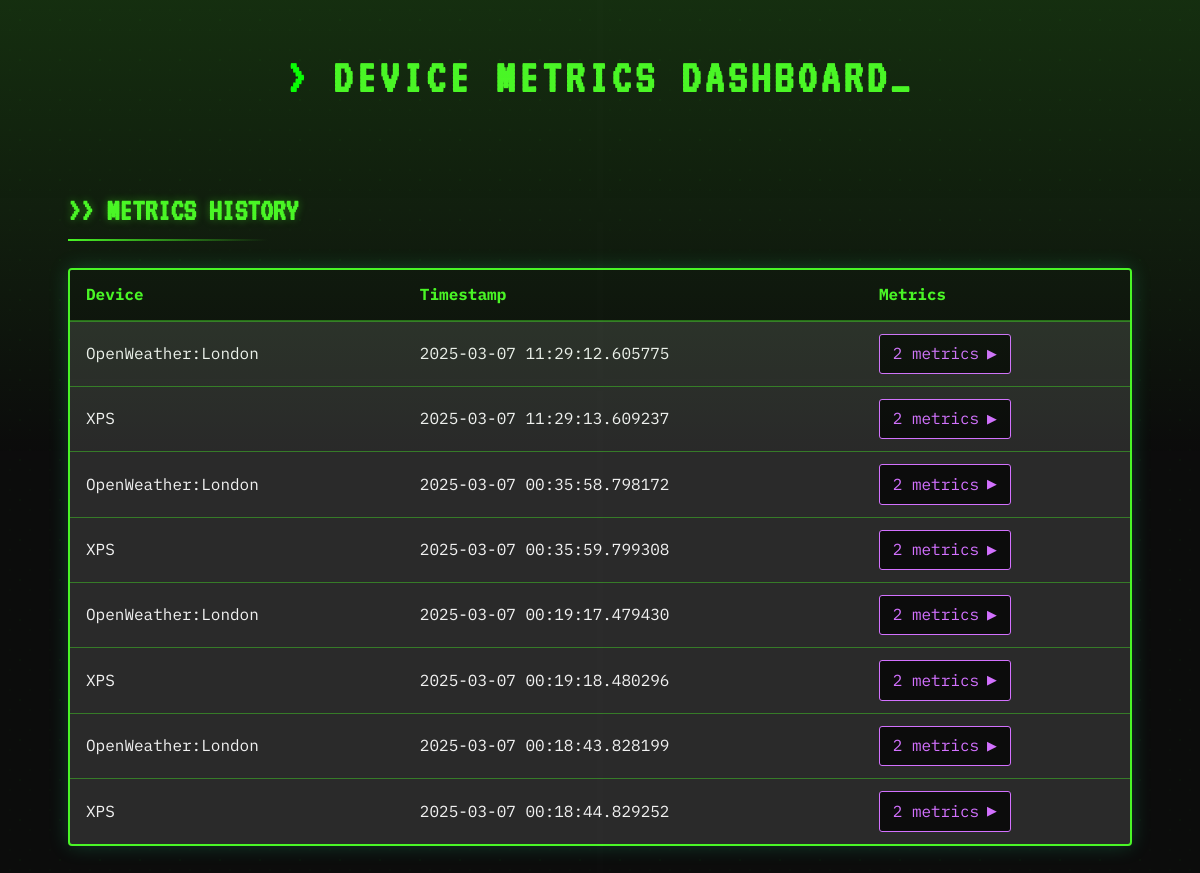
Screenshot of /all with the database file from the repository.
### application/models.py (models this page shows, shortened)
class MetricSnapshot(Base):
    __tablename__ = "metric_snapshot"
    id = Column(Integer, primary_key=True)
    device_id = Column(Integer, ForeignKey("device.id"), nullable=False)
    timestamp = Column(DateTime, default=utc_now)
    metrics = relationship(
        "Metric",
        backref="snapshot",
        lazy=True,
        cascade="all, delete-orphan",
    )

class Device(Base):
    __tablename__ = "device"
    id = Column(Integer, primary_key=True)
    name = Column(String, nullable=False, unique=True)
    snapshots = relationship(
        "MetricSnapshot",
        backref="device",
        lazy=True,
        cascade="all, delete-orphan",
    )

### application/main.py (the view)
    @app_route("/all", "/history")
    def route_history(self: Self) -> str:
        with self.db:
            snapshots: list[MetricSnapshot] = self.db.get_snapshots(desc=True)
            return render_template("history.html", snapshots=snapshots)

### application/common/util.py (called while the page is built)
def app_route(*args: str, **kwargs: Any) -> Callable:  # noqa: ANN401
    def decorator(func: Callable) -> Callable:
        func.routes = args  # type: ignore[attr-defined]
        func.kwargs = kwargs  # type: ignore[attr-defined]
        @wraps(func)
        def wrapper(self: Any) -> str:  # noqa: ANN401
            current_app.logger.info("Route accessed: %s", args)
            return func(self)
        return wrapper
    return decorator

### application/config/logging_config.py (called while the page is built)
    def format(self, record: logging.LogRecord) -> str:
        if self.fmt is not None:
            cslen: int = len("<colorstart>")
            celen: int = len("<colorend>")
            cs: int = self.fmt.find("<colorstart>")
            ce: int = self.fmt.find("<colorend>")
            if cs != -1 and ce != -1:
                fmt = (
                    f"{self.fmt[:cs]}"
                    f"{StdFormatter.COLORS[record.levelno]}"
                    f"{self.fmt[cs + cslen : ce]}"
                    "\033[0;0m"
                    f"{self.fmt[ce + celen :]}"
                )
        return logging.Formatter(fmt, datefmt=self.datefmt).format(record)

    def format(self, record: logging.LogRecord) -> str:
        entry: dict[str, str] = {}
        keys = self.keys.copy()
        if keys.pop("message", None) is not None:
            entry["message"] = record.getMessage()
        if keys.pop("timestamp", None) is not None:
            entry["timestamp"] = dt.datetime.fromtimestamp(
                record.created,
                tz=dt.timezone.utc,
            ).isoformat()
        entry.update(
            {key: getattr(record, val) for key, val in keys.items()},
        )
        if record.exc_info is not None:
            entry["exception"] = self.formatException(record.exc_info)
        if record.stack_info is not None:
            entry["stack_info"] = self.formatStack(record.stack_info)
        return json.dumps(entry, default=str)

    def filter(self, record: logging.LogRecord) -> bool:
        return record.levelno < logging.WARNING

### application/db.py (called while the page is built)
    def __enter__(self) -> AppContext:
        self.context = self.app.app_context()
        return self.context.__enter__()

    def __exit__(
        self: Self,
        exc_type: type[BaseException] | None,
        exc_val: BaseException | None,
        exc_tb: TracebackType | None,
    ) -> None:
        if self.context is not None:
            self.context.__exit__(exc_type, exc_val, exc_tb)
        self.context = None

### application/templates/history.html (shortened to what this page needs)
{% extends "base.html" %}
{% block additional_css %}
<link rel="stylesheet" href="../static/css/history.css" />
{% endblock %}
{% block content %}
<div id="history">
    <h2 class="history__title">Metrics History</h2>
    <div class="history__table-container">
        <table class="history__table">
            <thead>
                <tr>
                    <th>Device</th>
                    <th>Timestamp</th>
                    <th>Metrics</th>
                </tr>
            </thead>
            <tbody>
                {% for s in snapshots %}
                <tr>
                    <td>{{ s.device.name }}</td>
                    <td>{{ s.timestamp }}</td>
                    <td class="metrics-cell">
                        <label
                            for="modal-trigger-{{ loop.index }}"
                            class="metrics-btn">
                            {{ s.metrics|length }} metrics
                            <span class="metrics-btn-icon">▶</span>
                        </label>
                    </td>
                </tr>
                {% endfor %}
            </tbody>
        </table>
    </div>
</div>
{% endblock %}

### application/templates/base.html (shortened to what this page needs)
<!DOCTYPE html>
<html lang="en">
    <head>
        <link rel="stylesheet" href="../static/css/base.css" />
        {% block additional_css %}{% endblock %}
    </head>
    <body>
        <header>
            <h1>Device Metrics Dashboard</h1>
        </header>
        <main>{% block content %}{% endblock %}</main>
    </body>
</html>

### application/static/css/base.css (style rules this page uses)
:root { --terminal-black: #0c0c0c; --terminal-green: #4af626; --terminal-bright-green: #00ff00; --terminal-dim-green: rgba(74, 246, 38, 0.4); --terminal-grey: #2a2a2a; --terminal-white: #f2f2f2; --terminal-purple: #d371ff; --terminal-dim-purple: rgba(211, 113, 255, 0.4); --terminal-red: #ff3c41; --scanline-alpha: 0.15; --noise-opacity: 0.05; }
* { box-sizing: border-box; margin: 0; padding: 0; }
body { font-family: "IBM Plex Mono", monospace; background: var(--terminal-black); color: var(--terminal-green); padding: 20px; position: relative; min-height: 100vh; line-height: 1.6; overflow-x: hidden; background-image: radial-gradient(rgba(0, 255, 0, 0.03) 1px, transparent 1px), radial-gradient(rgba(0, 255, 0, 0.02) 1px, transparent 1px); background-size: 40px 40px, 20px 20px; background-position: 0 0, 20px 20px; }
body::before { content: ""; position: fixed; top: 0; left: 0; width: 100%; height: 100%; background: linear-gradient(transparent 50%, rgba(0, 0, 0, 0.05) 50%); background-size: 100% 4px; pointer-events: none; z-index: 10; }
body::after { content: ""; position: fixed; top: 0; left: 0; width: 100%; height: 100%; background: linear-gradient(rgba(74, 246, 38, var(--scanline-alpha)), transparent 50%); animation: scanline 8s linear infinite; pointer-events: none; z-index: 11; }
body::before { content: ""; position: fixed; top: 0; left: 0; width: 100%; height: 100%; opacity: var(--noise-opacity); pointer-events: none; z-index: 9; mix-blend-mode: overlay; }
header { text-align: center; padding: 20px; margin-bottom: 30px; position: relative; }
h1 { font-family: "VT323", monospace; margin: 0; font-size: 3rem; text-transform: uppercase; letter-spacing: 4px; color: var(--terminal-green); position: relative; }
h1::before { content: "> "; color: var(--terminal-bright-green); }
h1::after { content: "_"; animation: blink 2s infinite; }

### application/static/css/history.css (style rules this page uses)
#history { padding: 1em 3em; margin: 2em auto; max-width: 1400px; }
.history__title { font-family: "VT323", monospace; font-size: 2rem; margin-bottom: 1em; color: var(--terminal-green); text-shadow: 0 0 8px var(--terminal-dim-green); text-transform: uppercase; position: relative; }
.history__title::before { content: ">> "; color: var(--terminal-green); }
.history__title::after { content: ""; position: absolute; bottom: -5px; left: 0; width: 200px; height: 2px; background: linear-gradient(90deg, var(--terminal-green), transparent); }
.history__table-container { background: var(--terminal-grey); border: 2px solid var(--terminal-green); border-radius: 4px; box-shadow: 0 0 20px rgba(38, 255, 161, 0.2); overflow-x: auto; padding: 0; position: relative; }
.history__table { width: 100%; border-collapse: collapse; font-family: "IBM Plex Mono", monospace; color: var(--terminal-white); table-layout: auto; }
.history__table thead { background-color: var(--terminal-black); }
.history__table th { padding: 0.75em 1em; text-align: left; color: var(--terminal-green); border-bottom: 2px solid var(--terminal-dim-green); font-weight: bold; white-space: nowrap; }
.history__table td { padding: 0.75em 1em; border-bottom: 1px solid var(--terminal-dim-green); }
.history__table tbody tr:last-child td { border-bottom: none; }
.metrics-btn { font-family: "IBM Plex Mono", monospace; background-color: var(--terminal-black); color: var(--terminal-purple); border: 1px solid var(--terminal-purple); padding: 0.4em 0.8em; border-radius: 3px; cursor: pointer; display: inline-flex; align-items: center; gap: 0.5em; transition: all 0.2s ease; white-space: nowrap; }
.metrics-btn-icon { font-size: 0.8em; transition: transform 0.2s ease; }

### rows the page displays
MetricSnapshot: device.name "OpenWeather:London", timestamp "2025-03-07 11:29:12.605775", metrics|length "2"
MetricSnapshot: device.name "XPS", timestamp "2025-03-07 11:29:13.609237", metrics|length "2"
MetricSnapshot: device.name "OpenWeather:London", timestamp "2025-03-07 00:35:58.798172", metrics|length "2"
MetricSnapshot: device.name "XPS", timestamp "2025-03-07 00:35:59.799308", metrics|length "2"
MetricSnapshot: device.name "OpenWeather:London", timestamp "2025-03-07 00:19:17.479430", metrics|length "2"
MetricSnapshot: device.name "XPS", timestamp "2025-03-07 00:19:18.480296", metrics|length "2"
MetricSnapshot: device.name "OpenWeather:London", timestamp "2025-03-07 00:18:43.828199", metrics|length "2"
MetricSnapshot: device.name "XPS", timestamp "2025-03-07 00:18:44.829252", metrics|length "2"
